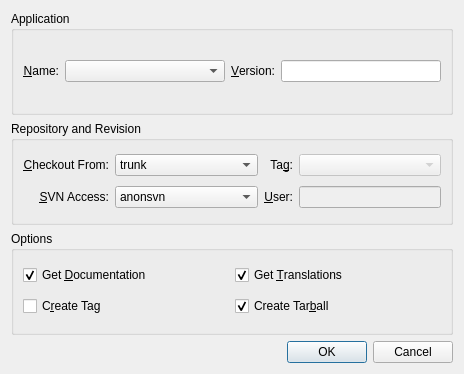
<ui version="4.0" >
 <class>ReleaseDialog</class>
 <widget class="QDialog" name="ReleaseDialog" >
  <property name="geometry" >
   <rect>
    <x>0</x>
    <y>0</y>
    <width>464</width>
    <height>374</height>
   </rect>
  </property>
  <property name="windowTitle" >
   <string>KDE Release Builder</string>
  </property>
  <layout class="QVBoxLayout" name="verticalLayout" >
   <item>
    <widget class="QGroupBox" name="goupApplication" >
     <property name="title" >
      <string>Application</string>
     </property>
     <layout class="QGridLayout" name="gridLayout" >
      <item row="0" column="0" >
       <widget class="QLabel" name="label" >
        <property name="text" >
         <string>&amp;Name:</string>
        </property>
        <property name="alignment" >
         <set>Qt::AlignRight|Qt::AlignTrailing|Qt::AlignVCenter</set>
        </property>
        <property name="buddy" >
         <cstring>comboName</cstring>
        </property>
       </widget>
      </item>
      <item row="0" column="1" >
       <widget class="QComboBox" name="comboName" >
        <property name="sizePolicy" >
         <sizepolicy vsizetype="Fixed" hsizetype="Preferred" >
          <horstretch>1</horstretch>
          <verstretch>0</verstretch>
         </sizepolicy>
        </property>
       </widget>
      </item>
      <item row="0" column="2" >
       <widget class="QLabel" name="label_4" >
        <property name="text" >
         <string>&amp;Version:</string>
        </property>
        <property name="alignment" >
         <set>Qt::AlignRight|Qt::AlignTrailing|Qt::AlignVCenter</set>
        </property>
        <property name="buddy" >
         <cstring>editVersion</cstring>
        </property>
       </widget>
      </item>
      <item row="0" column="3" >
       <widget class="QLineEdit" name="editVersion" >
        <property name="sizePolicy" >
         <sizepolicy vsizetype="Fixed" hsizetype="Expanding" >
          <horstretch>1</horstretch>
          <verstretch>0</verstretch>
         </sizepolicy>
        </property>
       </widget>
      </item>
     </layout>
    </widget>
   </item>
   <item>
    <widget class="QGroupBox" name="groupBox" >
     <property name="title" >
      <string>Repository and Revision</string>
     </property>
     <layout class="QGridLayout" name="gridLayout_3" >
      <item row="0" column="0" >
       <widget class="QLabel" name="label_2" >
        <property name="text" >
         <string>&amp;Checkout From:</string>
        </property>
        <property name="alignment" >
         <set>Qt::AlignRight|Qt::AlignTrailing|Qt::AlignVCenter</set>
        </property>
        <property name="buddy" >
         <cstring>comboCheckout</cstring>
        </property>
       </widget>
      </item>
      <item row="0" column="1" >
       <widget class="QComboBox" name="comboCheckout" >
        <property name="sizePolicy" >
         <sizepolicy vsizetype="Fixed" hsizetype="Preferred" >
          <horstretch>1</horstretch>
          <verstretch>0</verstretch>
         </sizepolicy>
        </property>
        <item>
         <property name="text" >
          <string>trunk</string>
         </property>
        </item>
        <item>
         <property name="text" >
          <string>stable</string>
         </property>
        </item>
        <item>
         <property name="text" >
          <string>tag</string>
         </property>
        </item>
       </widget>
      </item>
      <item row="0" column="2" >
       <widget class="QLabel" name="label_6" >
        <property name="text" >
         <string>Ta&amp;g:</string>
        </property>
        <property name="alignment" >
         <set>Qt::AlignRight|Qt::AlignTrailing|Qt::AlignVCenter</set>
        </property>
        <property name="buddy" >
         <cstring>comboCheckout</cstring>
        </property>
       </widget>
      </item>
      <item row="0" column="3" >
       <widget class="QComboBox" name="comboTag" >
        <property name="enabled" >
         <bool>false</bool>
        </property>
        <property name="sizePolicy" >
         <sizepolicy vsizetype="Fixed" hsizetype="Preferred" >
          <horstretch>1</horstretch>
          <verstretch>0</verstretch>
         </sizepolicy>
        </property>
       </widget>
      </item>
      <item row="1" column="0" >
       <widget class="QLabel" name="label_3" >
        <property name="text" >
         <string>&amp;SVN Access:</string>
        </property>
        <property name="alignment" >
         <set>Qt::AlignRight|Qt::AlignTrailing|Qt::AlignVCenter</set>
        </property>
        <property name="buddy" >
         <cstring>comboAccess</cstring>
        </property>
       </widget>
      </item>
      <item row="1" column="1" >
       <widget class="QComboBox" name="comboAccess" >
        <property name="sizePolicy" >
         <sizepolicy vsizetype="Fixed" hsizetype="Preferred" >
          <horstretch>1</horstretch>
          <verstretch>0</verstretch>
         </sizepolicy>
        </property>
        <item>
         <property name="text" >
          <string>anonsvn</string>
         </property>
        </item>
        <item>
         <property name="text" >
          <string>https</string>
         </property>
        </item>
        <item>
         <property name="text" >
          <string>svn+ssh</string>
         </property>
        </item>
       </widget>
      </item>
      <item row="1" column="2" >
       <widget class="QLabel" name="label_5" >
        <property name="text" >
         <string>&amp;User:</string>
        </property>
        <property name="alignment" >
         <set>Qt::AlignRight|Qt::AlignTrailing|Qt::AlignVCenter</set>
        </property>
        <property name="buddy" >
         <cstring>editUser</cstring>
        </property>
       </widget>
      </item>
      <item row="1" column="3" >
       <widget class="QLineEdit" name="editUser" >
        <property name="enabled" >
         <bool>false</bool>
        </property>
        <property name="sizePolicy" >
         <sizepolicy vsizetype="Fixed" hsizetype="Expanding" >
          <horstretch>1</horstretch>
          <verstretch>0</verstretch>
         </sizepolicy>
        </property>
       </widget>
      </item>
     </layout>
    </widget>
   </item>
   <item>
    <widget class="QGroupBox" name="groupOptions" >
     <property name="title" >
      <string>Options</string>
     </property>
     <layout class="QGridLayout" name="gridLayout_2" >
      <item row="1" column="0" >
       <widget class="QCheckBox" name="checkDocs" >
        <property name="text" >
         <string>Get &amp;Documentation</string>
        </property>
        <property name="checked" >
         <bool>true</bool>
        </property>
       </widget>
      </item>
      <item row="3" column="1" >
       <widget class="QCheckBox" name="checkTarball" >
        <property name="text" >
         <string>Create Tar&amp;ball</string>
        </property>
        <property name="checked" >
         <bool>true</bool>
        </property>
       </widget>
      </item>
      <item row="1" column="1" >
       <widget class="QCheckBox" name="checkTranslations" >
        <property name="text" >
         <string>Get &amp;Translations</string>
        </property>
        <property name="checked" >
         <bool>true</bool>
        </property>
       </widget>
      </item>
      <item row="3" column="0" >
       <widget class="QCheckBox" name="checkTag" >
        <property name="text" >
         <string>C&amp;reate Tag</string>
        </property>
       </widget>
      </item>
     </layout>
    </widget>
   </item>
   <item>
    <widget class="QDialogButtonBox" name="buttonBox" >
     <property name="orientation" >
      <enum>Qt::Horizontal</enum>
     </property>
     <property name="standardButtons" >
      <set>QDialogButtonBox::Cancel|QDialogButtonBox::Ok</set>
     </property>
    </widget>
   </item>
  </layout>
 </widget>
 <tabstops>
  <tabstop>comboName</tabstop>
  <tabstop>editVersion</tabstop>
  <tabstop>comboCheckout</tabstop>
  <tabstop>comboTag</tabstop>
  <tabstop>comboAccess</tabstop>
  <tabstop>editUser</tabstop>
  <tabstop>checkDocs</tabstop>
  <tabstop>checkTranslations</tabstop>
  <tabstop>checkTag</tabstop>
  <tabstop>checkTarball</tabstop>
  <tabstop>buttonBox</tabstop>
 </tabstops>
 <resources/>
 <connections>
  <connection>
   <sender>buttonBox</sender>
   <signal>accepted()</signal>
   <receiver>ReleaseDialog</receiver>
   <slot>accept()</slot>
   <hints>
    <hint type="sourcelabel" >
     <x>222</x>
     <y>311</y>
    </hint>
    <hint type="destinationlabel" >
     <x>157</x>
     <y>274</y>
    </hint>
   </hints>
  </connection>
  <connection>
   <sender>buttonBox</sender>
   <signal>rejected()</signal>
   <receiver>ReleaseDialog</receiver>
   <slot>reject()</slot>
   <hints>
    <hint type="sourcelabel" >
     <x>290</x>
     <y>317</y>
    </hint>
    <hint type="destinationlabel" >
     <x>286</x>
     <y>274</y>
    </hint>
   </hints>
  </connection>
 </connections>
</ui>
